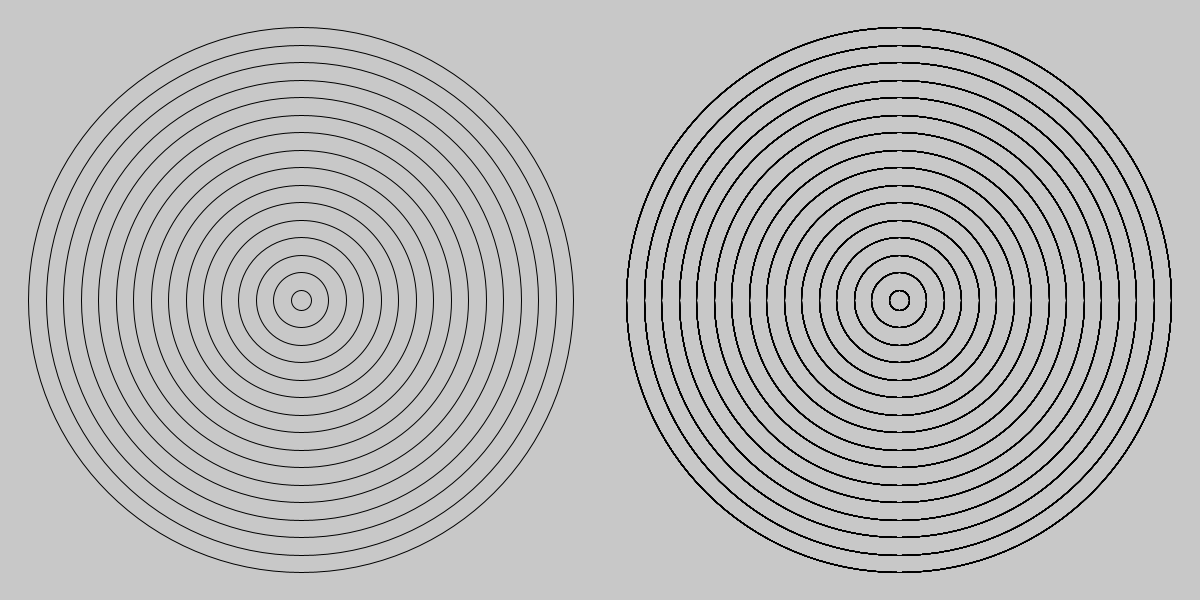
Frame 1 (no input)
Frame 60 (the mouse pressed at the canvas centre just before this capture): identical to frame 1, image omitted
Frame 120 (the mouse held since frame 60 and released just before this capture): identical to frame 1, image omitted

The Processing sketch that drew this single still picture (run headless with seeded random() and noise(); from frame 60 on, the mouse is pressed at the canvas centre):

// Processing sketch: amazingRings
// ── amazingRings.pde
int x = 35;
int ellipse = 580;
int e1Xval = 300;
int e2Xval = 900;


void setup() {
  
  size(1200, 600);
  background(200, 200, 200);
  
}


void draw() {
  
  background(200, 200, 200);
  
  if(e1Xval <= 300) {
   e1Xval++; 
  } else if(e1Xval >= 900) {
   e1Xval--; 
  }
  
  if(e2Xval >= 900) {
   e2Xval--;  
  } else if(e2Xval <= 300) {
   e2Xval++; 
  }
  
  
      noFill();
    for(int i = 1; i <= 16; i++){
      int ellipse2 = ellipse - (i * x);
        ellipse(e1Xval, 300, ellipse2, ellipse2);
        
      noFill();  
    for(int l = 1; l <= 20; l++){
        ellipse(e2Xval, 300, ellipse2, ellipse2);
    }
  }
}
